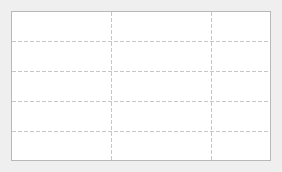
<?xml version="1.0" encoding="UTF-8"?>
<ui version="4.0">
 <class>PowerSupplyControlWidget</class>
 <widget class="QWidget" name="PowerSupplyControlWidget">
  <property name="geometry">
   <rect>
    <x>0</x>
    <y>0</y>
    <width>278</width>
    <height>168</height>
   </rect>
  </property>
  <property name="sizePolicy">
   <sizepolicy hsizetype="Preferred" vsizetype="Fixed">
    <horstretch>0</horstretch>
    <verstretch>0</verstretch>
   </sizepolicy>
  </property>
  <property name="windowTitle">
   <string>Form</string>
  </property>
  <layout class="QHBoxLayout" name="horizontalLayout">
   <item>
    <widget class="QTableWidget" name="tableWidget">
     <property name="sizePolicy">
      <sizepolicy hsizetype="Fixed" vsizetype="Fixed">
       <horstretch>0</horstretch>
       <verstretch>0</verstretch>
      </sizepolicy>
     </property>
     <property name="minimumSize">
      <size>
       <width>260</width>
       <height>150</height>
      </size>
     </property>
     <property name="maximumSize">
      <size>
       <width>260</width>
       <height>150</height>
      </size>
     </property>
     <property name="baseSize">
      <size>
       <width>259</width>
       <height>174</height>
      </size>
     </property>
     <property name="styleSheet">
      <string notr="true">selection-color: black; selection-background-color: rgba(30, 144, 255, 100);</string>
     </property>
     <property name="verticalScrollBarPolicy">
      <enum>Qt::ScrollBarAlwaysOff</enum>
     </property>
     <property name="horizontalScrollBarPolicy">
      <enum>Qt::ScrollBarAlwaysOff</enum>
     </property>
     <property name="tabKeyNavigation">
      <bool>false</bool>
     </property>
     <property name="showDropIndicator" stdset="0">
      <bool>false</bool>
     </property>
     <property name="dragDropOverwriteMode">
      <bool>false</bool>
     </property>
     <property name="selectionMode">
      <enum>QAbstractItemView::NoSelection</enum>
     </property>
     <property name="selectionBehavior">
      <enum>QAbstractItemView::SelectRows</enum>
     </property>
     <property name="showGrid">
      <bool>true</bool>
     </property>
     <property name="gridStyle">
      <enum>Qt::DashLine</enum>
     </property>
     <property name="wordWrap">
      <bool>false</bool>
     </property>
     <property name="cornerButtonEnabled">
      <bool>true</bool>
     </property>
     <property name="rowCount">
      <number>7</number>
     </property>
     <property name="columnCount">
      <number>4</number>
     </property>
     <attribute name="horizontalHeaderVisible">
      <bool>false</bool>
     </attribute>
     <attribute name="horizontalHeaderHighlightSections">
      <bool>true</bool>
     </attribute>
     <attribute name="horizontalHeaderStretchLastSection">
      <bool>true</bool>
     </attribute>
     <attribute name="verticalHeaderVisible">
      <bool>false</bool>
     </attribute>
     <attribute name="verticalHeaderStretchLastSection">
      <bool>true</bool>
     </attribute>
     <row/>
     <row/>
     <row/>
     <row/>
     <row/>
     <row/>
     <row/>
     <column/>
     <column/>
     <column/>
     <column/>
    </widget>
   </item>
  </layout>
 </widget>
 <resources/>
 <connections/>
</ui>
